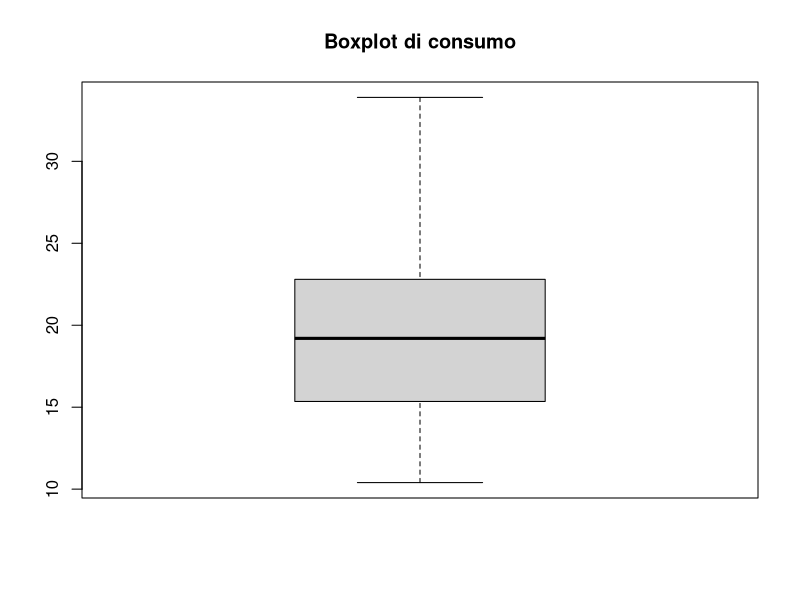
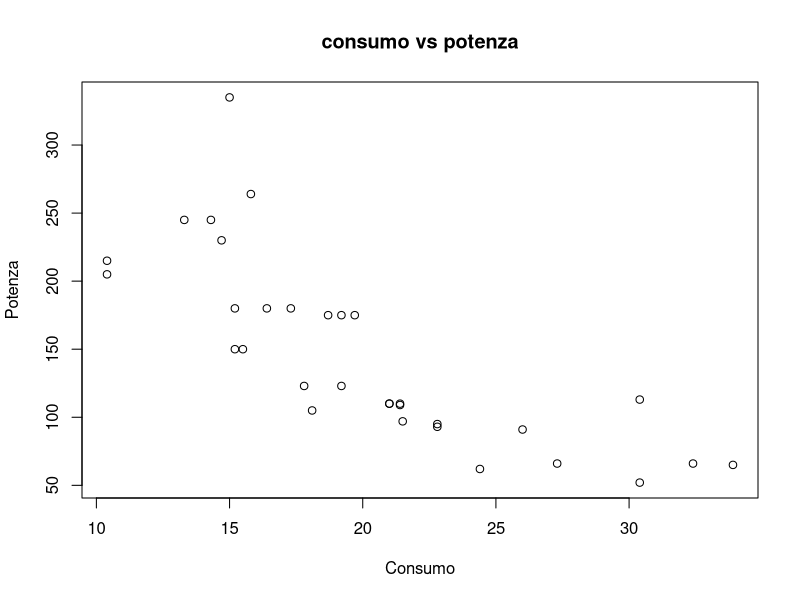
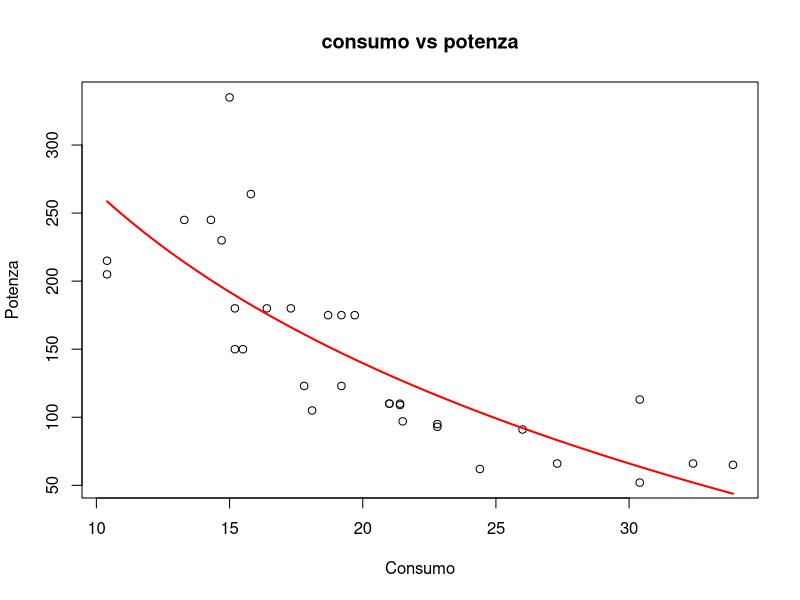
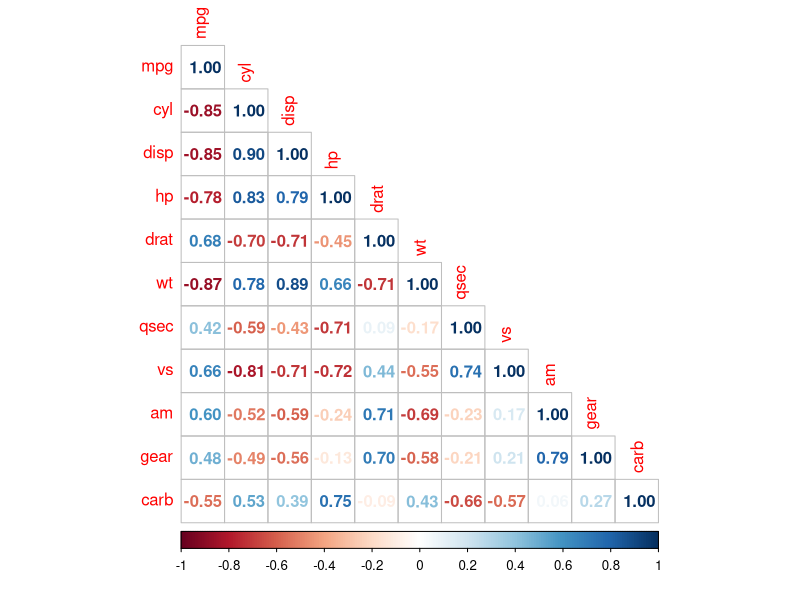

R code for these plots, in order:
## ---- chunk 1
library(corrplot)
library(data.table)

## ---- chunk 2
printn <- function(..., mode = "", sameLn=FALSE) {
  endColumn = ifelse(sameLn == T, "", "\n")
  if (knitr::is_latex_output() || mode == "") {
    cat(..., endColumn)
  } else {
    cat(paste0("\033[", mode, "m"), ..., "\033[0m", endColumn, sep = "")
  }
}
## ---- chunk 3
data("mtcars")
head(mtcars)
## ---- chunk 4
str(mtcars)
## ---- chunk 5
help(mtcars)
## ---- chunk 6
which(is.na(mtcars))
## ---- chunk 7
to_factorize = c('cyl', 'hp', 'vs', 'am', 'gear', 'carb')
mtcars_factorized <- unserialize(serialize(mtcars, NULL))

for(i in to_factorize) {
  name = paste(i, '_factorized')
  printn(i, mode="1;36")
  mtcars_factorized[[name]] = factor(mtcars[[i]])
  printn(mtcars_factorized[[i]])
}
## ---- chunk 8
to_describe = c('mpg', 'cyl', 'disp', 'hp', 'drat', 'wt', 'qsec', 'gear', 'carb')
for (i in to_describe){
  curcol = mtcars_factorized[[i]]
  printn(i, mode="1;36")
  summary = summary(curcol)
  for (name in names(summary)) {
    printn(name, ": ", mode="1", sameLn = T)
    printn(summary[[name]])
  }
  printn('Deviazione Standard', mode="1", sameLn = T)
  printn(sd(curcol))
  printn("Range:" , mode="1", sameLn = T)
  printn(diff(range(curcol)))
  printn('------------------------------------------')
}
## ---- chunk 9
for (i in to_describe){
  printn(i, mode="1;36")
  outliers = boxplot(mtcars_factorized[[i]], plot=F)$out
  message = paste('sono presenti i seguenti outliers: ', outliers, sep = ' ')
  if(length(outliers) == 0) {
    printn('Non sono presnti outliers', mode="1")
  } else {
    printn("sono presenti i seguenti outlier: ", mode="1", sameLn = T)
    printn(paste(outliers, sep = ", "))
  }
  printn('-------------------')
}
## ---- chunk 10
boxplot(mtcars$mpg, main="Boxplot di consumo")
## ---- chunk 11
plot(mtcars_factorized$mpg, mtcars_factorized$hp, main="consumo vs potenza", xlab="Consumo", ylab="Potenza")
## ---- chunk 12
modello <- lm(hp ~ log(mpg), data = mtcars_factorized)
modello

summary_model = summary(modello)
m = summary_model$coefficients[, 1][['log(mpg)']]
q = summary_model$coefficients[, 1][['(Intercept)']]
## ---- chunk 13
plot(mtcars_factorized$mpg, mtcars_factorized$hp, main="consumo vs potenza", xlab="Consumo", ylab="Potenza")
curve(q + m * log(x), 
      add = TRUE, col = "red", lwd = 2)
## ---- chunk 14
cormap = cor(mtcars, use = "complete.obs")
corrplot(cormap, 
         method = "number",    
         type = "lower", 
         number.cex = 1.0)
## ---- chunk 15
cormap[1:5, 'mpg']
## ---- chunk 16
mod = lm(mpg ~ wt + hp + cyl, data = mtcars)
summary(mod)
